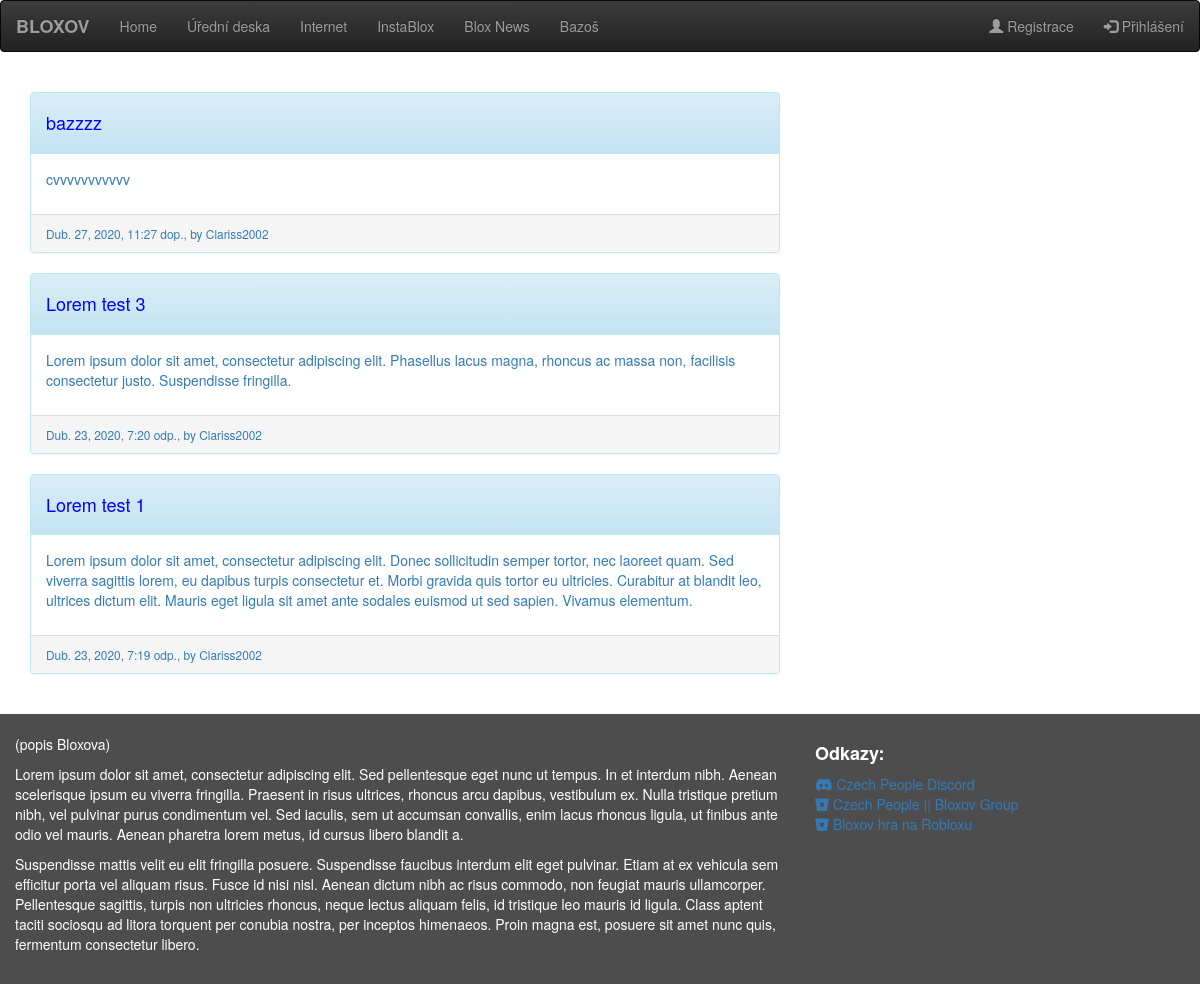
Page /bazos/ on the committed database.
### bloxov/models.py (models this page shows, shortened)
class Clanek(models.Model):
    KATEGORIE = (
        (1, 'Bazoš'),
        (2, 'BloxNews'),
        (3, 'InstaBlox'),
        (4, 'Internet'),
        (5, 'Úřední deska'),
    )
    autor = models.ForeignKey('auth.User', on_delete=models.CASCADE, null=True)
    postava = models.ForeignKey('bloxov.Postava', on_delete=models.CASCADE, null=True,
                                verbose_name="Postava jako autor")
    titulek = models.CharField(max_length=100)
    obsah = models.TextField()
    vytvoreno = models.DateTimeField(default=timezone.now)
    publikovano = models.DateTimeField(blank=True, null=True)
    kategorie = models.IntegerField(default=1, choices=KATEGORIE)
    obrazek = models.FileField(upload_to='obrazky/', null=True)
    class Meta:
        verbose_name_plural = 'Clanky'

### bloxov/views.py (the view)
# urls.py: url(r'^bazos/$', views.bazos, name="bazos"),
def bazos(request):
    clanky = Clanek.objects.filter(publikovano__lte=timezone.now()).order_by('-publikovano')
    postavy = Postava.objects.order_by('prijmeni')
    return render(request, 'bloxov/bazos_list.html', {'clanky': clanky, 'postavy': postavy})

### bloxov/templates/bloxov/bazos_list.html (shortened to what this page needs)
{% extends 'bloxov/main.html' %}
{% block content %}
    {% for clanek in clanky %}
        {% if clanek.kategorie == 1 %}
            <a href="/clanek/{{clanek.id}}">
                <div class="panel panel-info">
                    <div class="panel-heading">
                        <h4>{{ clanek.titulek }}</h4>
                    </div>
                    <div class="panel-body">
                        <p>{{ clanek.obsah|linebreaksbr }}</p>
                    </div>
                    <div class="panel-footer">
                        <small>{{ clanek.publikovano }}, by {{ clanek.autor }}</small>
                    </div>
                </div>
            </a>
        {% endif %}
    {% endfor %}
{% endblock %}

### bloxov/static/css/main.css (style rules this page uses)
h3, main h4 { color: blue; }

### rows in the picture
Clanek: titulek "bazzzz", obsah "cvvvvvvvvvvv", publikovano "Dub. 27, 2020, 11:27 dop.", autor "Clariss2002"
Clanek: titulek "Lorem test 3", obsah "Lorem ipsum dolor sit amet, consectetur adipiscing elit. Phasellus lacus magna, rhoncus ac massa non, facilisis consectetur justo. Suspendisse fringilla.", publikovano "Dub. 23, 2020, 7:20 odp.", autor "Clariss2002"
Clanek: titulek "Lorem test 1", obsah "Lorem ipsum dolor sit amet, consectetur adipiscing elit. Donec sollicitudin semper tortor, nec laoreet quam. Sed viverra sagittis lorem, eu dapibus turpis consectetur et. Morbi gravida quis tortor eu ultricies. Curabitur at blandit leo, ultrices dictum elit. Mauris eget ligula sit amet ante sodales euismod ut sed sapien. Vivamus elementum.", publikovano "Dub. 23, 2020, 7:19 odp.", autor "Clariss2002"
